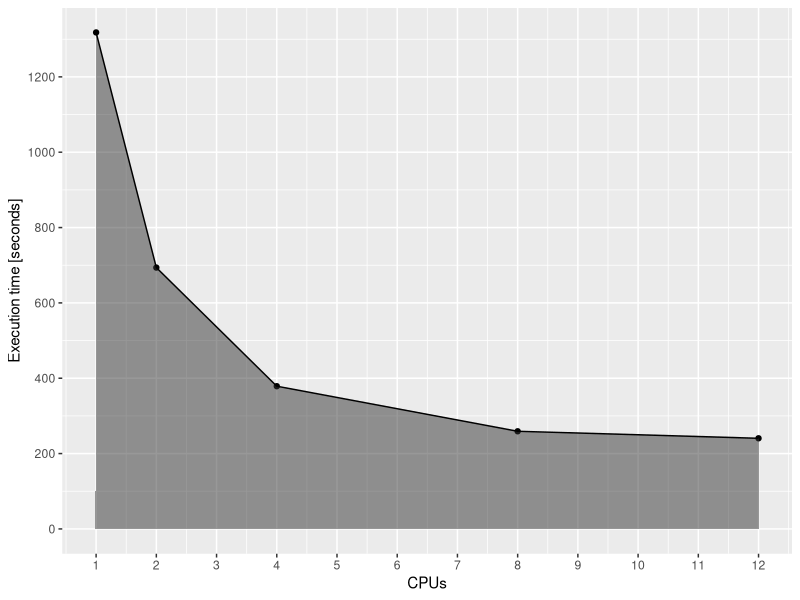
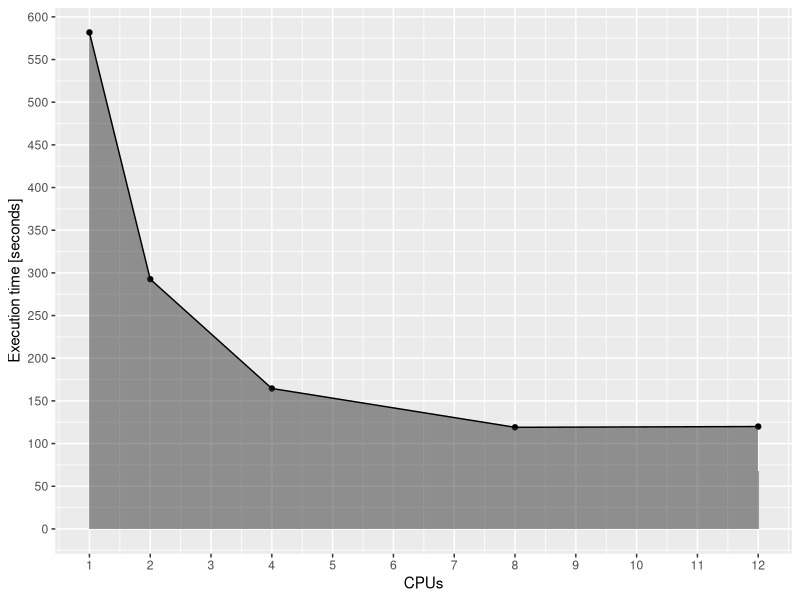

These figures' R source, in order:
## ---- chunk 1
knitr::opts_chunk$set(
  collapse = TRUE,
  comment = "#>",
  fig.path = "inst/figures/benchmarks-",
  dpi = 300, 
  fig.height = 4,
  fig.width = 7
)
## ---- chunk 2
times_df <- data.frame(cpus = c(1, 2, 4, 8, 12),
                       times = c(1318.007, 693.736, 378.848, 259.177, 240.585))
knitr::kable(times_df, col.names = c("CPUs", "Time [s]"))
ggplot2::qplot(cpus, times, data = times_df) + 
            ggplot2::geom_area(alpha = 0.5) + 
            ggplot2::geom_line() + 
            ggplot2::labs(x = "CPUs", y = "Execution time [seconds]") +
            ggplot2::scale_x_continuous(breaks = 1:max(times_df$cpus)) + 
            ggplot2::scale_y_continuous(breaks = scales::pretty_breaks(10))
## ---- chunk 3
times_df <- data.frame(cpus = c(1, 2, 4, 8, 12),
                       times = c(581.771, 292.639, 164.557, 119.054, 119.959))

knitr::kable(times_df, col.names = c("CPUs", "Time [s]"))
ggplot2::qplot(cpus, times, data = times_df) + 
            ggplot2::geom_area(alpha = 0.5) + 
            ggplot2::geom_line() + 
            ggplot2::labs(x = "CPUs", y = "Execution time [seconds]") +
            ggplot2::scale_x_continuous(breaks = 1:max(times_df$cpus)) + 
            ggplot2::scale_y_continuous(breaks = scales::pretty_breaks(10))
